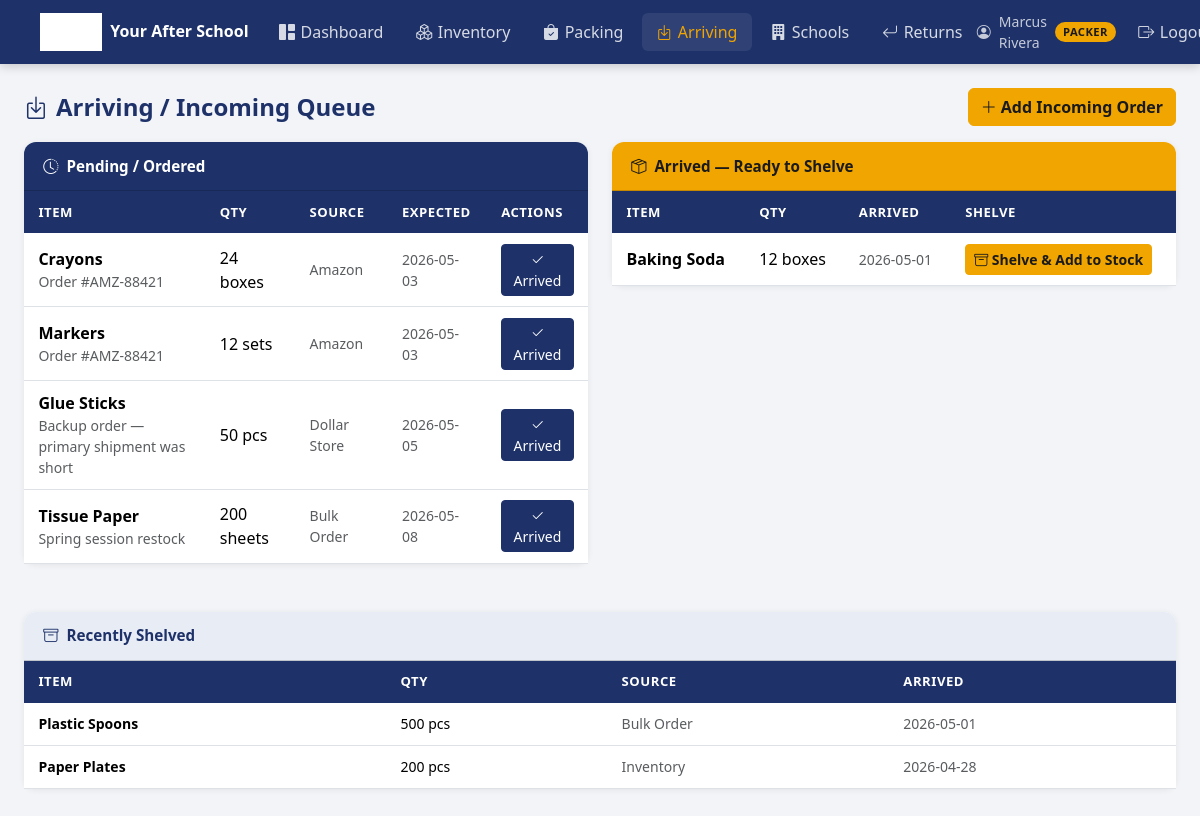
The app's page /arriving (signed in) with its own data.
### tables this page shows
CREATE TABLE users (
    id            INTEGER PRIMARY KEY AUTOINCREMENT,
    username      TEXT    UNIQUE NOT NULL,
    password_hash TEXT    NOT NULL,
    full_name     TEXT,
    role          TEXT    NOT NULL DEFAULT 'packer', -- admin, packer, site_director, teacher
    school_id     INTEGER,
    active        INTEGER DEFAULT 1,
    created_at    TIMESTAMP DEFAULT CURRENT_TIMESTAMP,
    FOREIGN KEY (school_id) REFERENCES schools(id)
);

CREATE TABLE incoming_orders (
    id               INTEGER PRIMARY KEY AUTOINCREMENT,
    item_id          INTEGER,
    item_description TEXT NOT NULL,
    quantity         INTEGER NOT NULL,
    unit             TEXT DEFAULT 'pcs',
    source           TEXT,
    expected_arrival TEXT,
    actual_arrival   TEXT,
    status           TEXT DEFAULT 'pending', -- pending, arrived, shelved
    notes            TEXT,
    created_at       TIMESTAMP DEFAULT CURRENT_TIMESTAMP,
    FOREIGN KEY (item_id) REFERENCES items(id)
);

### app.py (the view)
@app.route('/arriving')
@warehouse_only
def arriving():
    db     = get_db()
    orders = db.execute(
        '''SELECT o.*, i.name AS item_name, i.unit AS item_unit
           FROM incoming_orders o
           LEFT JOIN items i ON o.item_id = i.id
           ORDER BY CASE o.status WHEN 'pending' THEN 0 WHEN 'arrived' THEN 1 ELSE 2 END,
                    o.created_at DESC'''
    ).fetchall()
    items   = db.execute('SELECT id, name, unit FROM items ORDER BY name').fetchall()
    schools = db.execute('SELECT * FROM schools WHERE active=1 ORDER BY name').fetchall()
    db.close()
    return render_template('arriving/index.html', orders=orders, items=items, schools=schools)

### app.py (called while the page is built)
def get_db():
    db = sqlite3.connect(DATABASE)
    db.row_factory = sqlite3.Row
    db.execute("PRAGMA foreign_keys = ON")
    return db

@login_manager.user_loader
def load_user(uid):
    db = get_db()
    row = db.execute('SELECT * FROM users WHERE id = ?', [uid]).fetchone()
    db.close()
    return User(row) if row else None

def warehouse_only(f):
    @wraps(f)
    @login_required
    def wrapped(*args, **kw):
        if current_user.role == 'site_director':
            return redirect(url_for('director_portal'))
        return f(*args, **kw)
    return wrapped

    @property
    def display_role(self):
        return {'admin': 'Admin', 'packer': 'Packer',
                'site_director': 'Site Director',
                'teacher': 'Teacher'}.get(self.role, self.role)

### templates/arriving/index.html (shortened to what this page needs)
{% extends 'base.html' %}
{% block content %}
<div class="d-flex justify-content-between align-items-center mb-3">
  <h4 class="mb-0 fw-bold" style="color:var(--navy)">
    <i class="bi bi-box-arrow-in-down me-2"></i>Arriving / Incoming Queue
  </h4>
  <button class="btn btn-gold no-print" data-bs-toggle="modal" data-bs-target="#addOrderModal">
    <i class="bi bi-plus-lg me-1"></i>Add Incoming Order
  </button>
</div>
<div class="row g-4">
  <div class="col-lg-6">
    <div class="card">
      <div class="card-header">
        <i class="bi bi-clock-history"></i> Pending / Ordered
      </div>
      <div class="card-body p-0">
        {% set pending = orders | selectattr('status', 'eq', 'pending') | list %}
        {% if pending %}
        <table class="table table-hover mb-0">
          <thead><tr><th>Item</th><th>Qty</th><th>Source</th><th>Expected</th><th class="no-print">Actions</th></tr></thead>
          <tbody>
          {% for o in pending %}
          <tr>
            <td>
              <div class="fw-semibold">{{ o.item_description }}</div>
              {% if o.notes %}<div class="text-muted small">{{ o.notes }}</div>{% endif %}
            </td>
            <td>{{ o.quantity }} {{ o.unit }}</td>
            <td class="small text-muted">{{ o.source or '—' }}</td>
            <td class="small text-muted">{{ o.expected_arrival or '—' }}</td>
            <td class="no-print">
              <form method="post" action="{{ url_for('arriving_mark_arrived', order_id=o.id) }}" class="d-inline">
                <button type="submit" class="btn btn-sm btn-navy" title="Mark Arrived">
                  <i class="bi bi-check2"></i> Arrived
                </button>
              </form>
            </td>
          </tr>
          {% endfor %}
          </tbody>
        </table>
        {% else %}
        <div class="text-center text-muted py-4 small">
          <i class="bi bi-inbox fs-2 d-block mb-1 opacity-25"></i>No pending orders
        </div>
        {% endif %}
      </div>
    </div>
  </div>
  <div class="col-lg-6">
    <div class="card">
      <div class="card-header gold-header">
        <i class="bi bi-box-seam"></i> Arrived — Ready to Shelve
      </div>
      <div class="card-body p-0">
        {% set arrived = orders | selectattr('status', 'eq', 'arrived') | list %}
        {% if arrived %}
        <table class="table table-hover mb-0">
          <thead><tr><th>Item</th><th>Qty</th><th>Arrived</th><th class="no-print">Shelve</th></tr></thead>
          <tbody>
          {% for o in arrived %}
          <tr>
            <td>
              <div class="fw-semibold">{{ o.item_description }}</div>
            </td>
            <td>{{ o.quantity }} {{ o.unit }}</td>
            <td class="small text-muted">{{ o.actual_arrival or '—' }}</td>
            <td class="no-print">
              <form method="post" action="{{ url_for('arriving_shelve', order_id=o.id) }}">
                <button type="submit" class="btn btn-sm btn-gold"
                        >
                  <i class="bi bi-archive"></i>
                  {% if o.item_id %}Shelve & Add to Stock{% else %}Shelve{% endif %}
                </button>
              </form>
            </td>
          </tr>
          {% endfor %}
          </tbody>
        </table>
        {% else %}
        <div class="text-center text-muted py-4 small">
          <i class="bi bi-check-circle fs-2 d-block mb-1 opacity-25"></i>Nothing waiting to be shelved
        </div>
        {% endif %}
      </div>
    </div>
  </div>
  <div class="col-12">
    <div class="card">
      <div class="card-header light-header">
        <i class="bi bi-archive"></i> Recently Shelved
      </div>
      <div class="card-body p-0">
        {% set shelved = orders | selectattr('status', 'eq', 'shelved') | list %}
        {% if shelved %}
        <div class="table-responsive">
          <table class="table table-sm table-hover mb-0">
            <thead><tr><th>Item</th><th>Qty</th><th>Source</th><th>Arrived</th></tr></thead>
            <tbody>
            {% for o in shelved %}
            <tr>
              <td class="small fw-semibold">{{ o.item_description }}</td>
              <td class="small">{{ o.quantity }} {{ o.unit }}</td>
              <td class="small text-muted">{{ o.source or '—' }}</td>
              <td class="small text-muted">{{ o.actual_arrival or '—' }}</td>
            </tr>
            {% endfor %}
            </tbody>
          </table>
        </div>
        {% else %}
        <div class="text-center text-muted py-3 small">No shelved orders yet</div>
        {% endif %}
      </div>
    </div>
  </div>
</div>
{% endblock %}

### templates/base.html (shortened to what this page needs)
<!DOCTYPE html>
<html lang="en">
<head>
  <link rel="stylesheet" href="https://cdn.jsdelivr.net/npm/bootstrap@5.3.2/dist/css/bootstrap.min.css">
  <link rel="stylesheet" href="https://cdn.jsdelivr.net/npm/bootstrap-icons@1.11.3/font/bootstrap-icons.min.css">
  <link rel="stylesheet" href="{{ url_for('static', filename='css/style.css') }}">
</head>
<body>
{% if current_user.is_authenticated %}
<nav class="navbar navbar-expand-lg">
  <div class="container-fluid px-4">
    <a class="navbar-brand" href="{{ url_for('dashboard') }}">
      <img src="{{ url_for('static', filename='logo.jpg') }}" alt="YAS" onerror="this.style.display='none'">
      <span class="navbar-brand-text">Your After School</span>
    </a>
    <div class="collapse navbar-collapse" id="mainNav">
      <ul class="navbar-nav me-auto gap-1">
        {% if current_user.role == 'site_director' %}
        <li class="nav-item">
          <a class="nav-link {% if request.endpoint == 'director_portal' %}active{% endif %}"
             href="{{ url_for('director_portal') }}">
            <i class="bi bi-grid-1x2-fill"></i> My School
          </a>
        </li>
        {% else %}
        <li class="nav-item">
          <a class="nav-link {% if request.endpoint == 'dashboard' %}active{% endif %}"
             href="{{ url_for('dashboard') }}">
            <i class="bi bi-grid-1x2-fill"></i> Dashboard
          </a>
        </li>
        <li class="nav-item">
          <a class="nav-link {% if 'inventory' in (request.endpoint or '') %}active{% endif %}"
             href="{{ url_for('inventory') }}">
            <i class="bi bi-boxes"></i> Inventory
          </a>
        </li>
        <li class="nav-item">
          <a class="nav-link {% if 'packing' in (request.endpoint or '') %}active{% endif %}"
             href="{{ url_for('packing') }}">
            <i class="bi bi-bag-check-fill"></i> Packing
          </a>
        </li>
        <li class="nav-item">
          <a class="nav-link {% if 'arriving' in (request.endpoint or '') %}active{% endif %}"
             href="{{ url_for('arriving') }}">
            <i class="bi bi-box-arrow-in-down"></i> Arriving
          </a>
        </li>
        <li class="nav-item">
          <a class="nav-link {% if 'school' in (request.endpoint or '') %}active{% endif %}"
             href="{{ url_for('schools') }}">
            <i class="bi bi-building-fill"></i> Schools
          </a>
        </li>
        <li class="nav-item">
          <a class="nav-link {% if 'return' in (request.endpoint or '') %}active{% endif %}"
             href="{{ url_for('returns') }}">
            <i class="bi bi-arrow-return-left"></i> Returns
          </a>
        </li>
        {% endif %}
      </ul>
      <ul class="navbar-nav align-items-center gap-2">
        <li class="nav-item d-flex align-items-center gap-2" style="color:rgba(255,255,255,0.75);font-size:.875rem;">
          <i class="bi bi-person-circle"></i>
          <span>{{ current_user.full_name or current_user.username }}</span>
          <span class="role-badge">{{ current_user.display_role }}</span>
        </li>
        <li class="nav-item">
          <a class="nav-link" href="{{ url_for('logout') }}">
            <i class="bi bi-box-arrow-right"></i> Logout
          </a>
        </li>
      </ul>
    </div>
  </div>
</nav>
{% endif %}
<div class="{% if current_user.is_authenticated %}container-fluid py-4 px-4{% endif %}">
  {% block content %}{% endblock %}
</div>
</body>
</html>

### static/css/style.css (style rules this page uses)
:root { --navy: #1E3269; --navy-light: #2a4494; --navy-dark: #152448; --gold: #F0A500; --gold-dark: #c88900; --bg: #f2f4f8; --white: #ffffff; --text: #2c3e50; --muted: #6c757d; --border: #dee2e6; --success: #198754; --warning: #ffc107; --danger: #dc3545; }
body { background: var(--bg); color: var(--text); font-family: 'Segoe UI', system-ui, -apple-system, sans-serif; min-height: 100vh; }
.navbar { background: var(--navy) !important; box-shadow: 0 2px 10px rgba(0,0,0,0.2); padding: 0.5rem 1rem; }
.navbar-brand { display: flex; align-items: center; gap: 0.5rem; text-decoration: none; }
.navbar-brand img { height: 38px; filter: brightness(0) invert(1); }
.navbar-brand-text { color: white; font-weight: 700; font-size: 1rem; line-height: 1.2; }
.navbar .nav-link { color: rgba(255,255,255,0.82) !important; font-weight: 500; padding: 0.45rem 0.9rem !important; border-radius: 6px; transition: background 0.15s, color 0.15s; display: flex; align-items: center; gap: 0.35rem; }
.navbar .nav-link.active { color: var(--gold) !important; background: rgba(255,255,255,0.08); }
.role-badge { background: var(--gold); color: #1a1a1a; font-size: 0.7rem; font-weight: 700; padding: 2px 8px; border-radius: 12px; text-transform: uppercase; letter-spacing: 0.04em; }
.card { border: none; border-radius: 12px; box-shadow: 0 1px 6px rgba(0,0,0,0.07); margin-bottom: 1.5rem; }
.card-header { background: var(--navy); color: white; border-radius: 12px 12px 0 0 !important; font-weight: 600; font-size: 0.95rem; padding: 0.8rem 1.2rem; display: flex; align-items: center; gap: 0.5rem; }
.card-header.gold-header { background: var(--gold); color: #1a1a1a; }
.card-header.light-header { background: #e8ecf5; color: var(--navy); }
.btn-navy { background: var(--navy); border-color: var(--navy); color: white; }
.btn-gold { background: var(--gold); border-color: var(--gold); color: #1a1a1a; font-weight: 600; }
.table thead th { background: var(--navy); color: white; font-weight: 600; font-size: 0.82rem; text-transform: uppercase; letter-spacing: 0.04em; white-space: nowrap; border: none; padding: 0.7rem 0.9rem; }
.table tbody td { padding: 0.65rem 0.9rem; vertical-align: middle; border-color: var(--border); }

### records on screen
users: full_name "Marcus Rivera", display_role "PACKER"
incoming_orders: item_description "Crayons", notes "Order #AMZ-88421", quantity "24", unit "boxes", source "Amazon", expected_arrival "2026-05-03"
incoming_orders: item_description "Markers", notes "Order #AMZ-88421", quantity "12", unit "sets", source "Amazon", expected_arrival "2026-05-03"
incoming_orders: item_description "Glue Sticks", notes "Backup order — primary shipment was short", quantity "50", unit "pcs", source "Dollar Store", expected_arrival "2026-05-05"
incoming_orders: item_description "Tissue Paper", notes "Spring session restock", quantity "200", unit "sheets", source "Bulk Order", expected_arrival "2026-05-08"
incoming_orders: item_description "Baking Soda", quantity "12", unit "boxes", actual_arrival "2026-05-01", shows "Shelve & Add to Stock"
incoming_orders: item_description "Plastic Spoons", quantity "500", unit "pcs", source "Bulk Order", actual_arrival "2026-05-01"
incoming_orders: item_description "Paper Plates", quantity "200", unit "pcs", source "Inventory", actual_arrival "2026-04-28"
